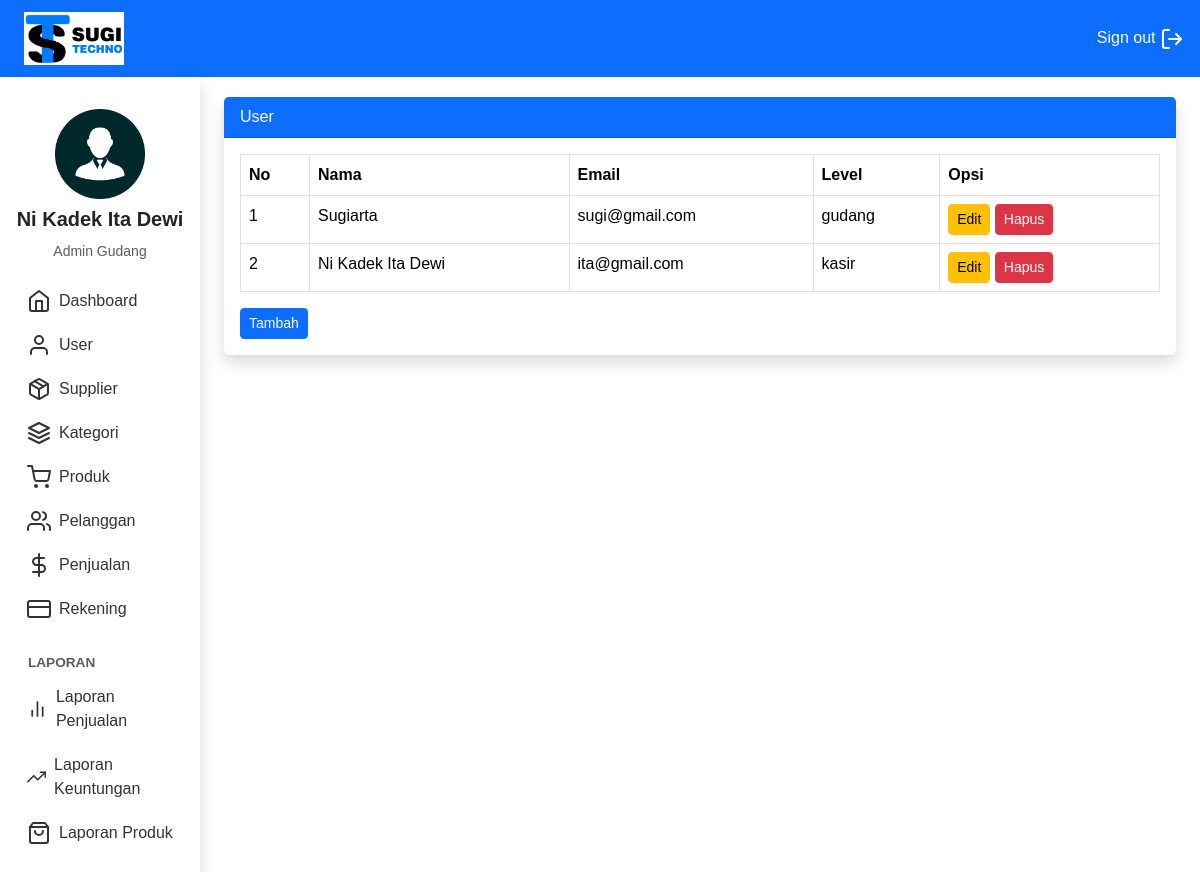
The app's page /Gudang/index.php?page=user (signed in) with its own data.
### tables this page shows
CREATE TABLE `user` (
  `id_user` int(11) NOT NULL,
  `id_toko` int(11) NOT NULL,
  `email_user` varchar(100) NOT NULL,
  `password_user` varchar(100) NOT NULL,
  `nama_user` varchar(100) NOT NULL,
  `level_user` enum('kasir','gudang') NOT NULL
);

### Gudang/user.php (the view)
<?php
$id_toko = $_SESSION['user']['id_toko'];
$user = array();
$ambil = $koneksi->query("SELECT * FROM user WHERE id_toko='$id_toko' ");
while($tiap = $ambil->fetch_assoc())
{
    $user[] = $tiap;
}
?>
<div class="card border-0 shadow">
    <div class="card-header bg-primary text-white">User</div>
    <div class="card-body">
        <table class="table table-bordered" id="tabel">
            <thead>
                <tr>
                    <th>No</th>
                    <th>Nama</th>
                    <th>Email</th>
                    <th>Level</th>
                    <th>Opsi</th>
                </tr>
            </thead>
            <tbody>
                <?php foreach($user as $key => $value): ?>
                <tr>
                    <td><?php echo$key+1 ?></td>
                    <td><?php echo$value["nama_user"] ?></td>
                    <td><?php echo$value["email_user"] ?></td>
                    <td><?php echo$value["level_user"] ?></td>
                    <td>
                        <a class="btn btn-warning btn-sm" href="index.php?page=user_edit&id=<?php echo $value["id_user"] ?>">Edit</a>
                        <a class="btn btn-danger btn-sm" href="index.php?page=user_hapus&id=<?php echo $value["id_user"] ?>">Hapus</a>
                    </td>
                </tr>
                <?php endforeach; ?>
            </tbody>
        </table>
        <a class="btn btn-primary btn-sm" href="index.php?page=user_tambah">Tambah</a>
    </div>
</div>

### Gudang/index.php (style rules this page uses)
body { font-family: 'Arial', sans-serif; background-color: #f8f9fa; }

### records on screen
user: nama_user "Sugiarta", email_user "sugi@gmail.com", level_user "gudang"
user: nama_user "Ni Kadek Ita Dewi", email_user "ita@gmail.com", level_user "kasir"

### other values on screen
$_SESSION['user']['nama_user'] "Ni Kadek Ita Dewi"
